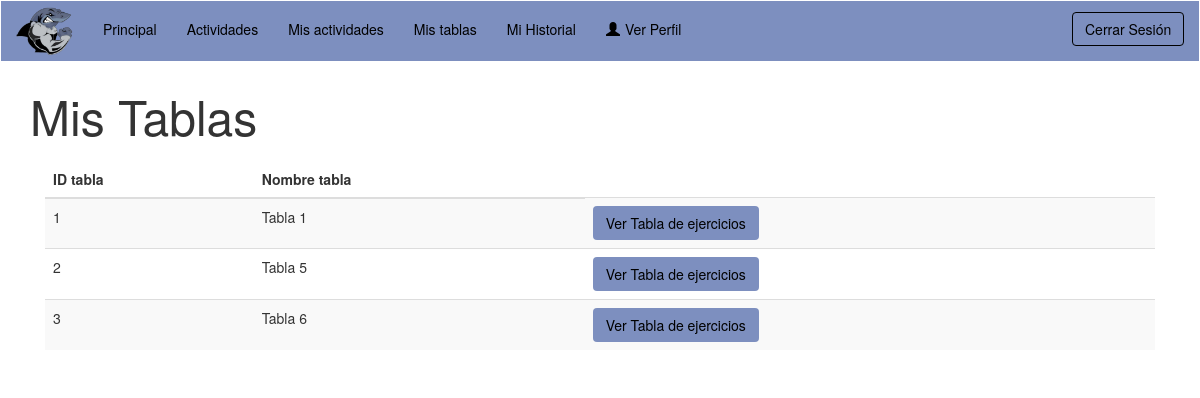
/vistas/v_misTablas.php (signed in), run on the app's committed database.
### tables this page shows
CREATE TABLE `deportista_tiene_tabla` (
  `Tabla_idTabla` int(11) NOT NULL,
  `Usuario_DNI` varchar(9) NOT NULL
);

CREATE TABLE `tabla` (
  `idTabla` int(11) NOT NULL,
  `nombre` varchar(45) NOT NULL,
  `tipo` varchar(25) NOT NULL,
  `instrucciones` varchar(140) DEFAULT NULL
);

### modelos/m_gestionarTablas.php (called while the page is built, shortened)
<?php
  require_once '../controladores/c_tabla.php';
  class m_gestionarTablas{
  public function getDatosTabla($id)
	{
		$bd = conexion_BD();
		$r = $bd->query("SELECT * FROM tabla WHERE idTabla='".$id."'");
		mysqli_data_seek ($r, 0);
		$extraido= mysqli_fetch_array($r);
		return $extraido;
	}
    public function getTablasDeportista($dni)
    {
	$bd = conexion_BD();
      $sql = "SELECT * FROM deportista_tiene_tabla WHERE Usuario_dni='$dni'";
      $r = mysqli_query($bd, $sql);
		  return $r;
    }
  }
  ?>

### controladores/c_tabla.php (called while the page is built, shortened)
<?php
require_once '../modelos/m_gestionarTablas.php';
class c_tabla
{
	public static function devolverDatosTabla($id)
  {
  	$modelo_gestionarTablas = new m_gestionarTablas();
    if($modelo_gestionarTablas->comprobarTabla($id))
    {
		    return $modelo_gestionarTablas->getDatosTabla($id);
  	}
  }
  public static function getTablasDeportista()
  {
    $dni = $_SESSION['userID'];
    $modelo_gestionarTablas = new m_gestionarTablas();
		return $modelo_gestionarTablas->getTablasDeportista($dni);
  }
}
?>

### vistas/v_misTablas.php (the view, shortened to what this page needs)
<?php
  require_once '../controladores/c_tabla.php';
  $result = c_tabla::getTablasDeportista();
  if(isset($_SESSION['userID']) && $_SESSION['userType'] == 'Deportista' && $_SESSION['connected'] == true){
?>
  <!DOCTYPE html>
<html lang="en">
  <head>
    <link href="../css/bootstrap.min.css" rel="stylesheet">
    <link href="../css/navbar2.css" rel="stylesheet">
    <link href="../css/botonesGestionar.css" rel="stylesheet">
  </head>
  <body>
    <header>
      <nav class="navbar navbar-default1">
        <div class="container-fluid">
          <div class="navbar-header">
            <a class="navbar-brand" href="#"><img src="../images/navbar-footer/tiburonlogo.png" style="margin-top:-10px;"></img></a>
          </div>
          <div class="collapse navbar-collapse" id="bs-example-navbar-collapse-1" style="margin-top: 3px;">
            <ul class="nav navbar-nav">
        <li class="current"><a href="../vistas/v_deportista.php">Principal</a></li>
        <li><a href="../vistas/v_gestionarActividades.php">Actividades</a></li>
        <li><a href="../vistas/v_misActividades.php">Mis actividades</a></li>
        <li><a href="../vistas/v_misTablas.php">Mis tablas</a></li>
        <li><a href="../vistas/v_miHistorial.php">Mi Historial</a></li>
        <li><a href="../vistas/v_verPerfil.php" id="botonPerfil"><span class="glyphicon glyphicon-user" aria-hidden="true" style="margin-right: 5px;"></span>Ver Perfil</a></li>
            </ul>
             <ul class="nav navbar-nav navbar-right">
      <div class="form-group">
        <button id="modalButton" type="button" class="btn btn-default1" data-toggle="modal" data-target=".bs-example-modal-sm" style="margin-left: 10px;">Cerrar Sesi&oacuten</button>
      </div>
    </ul>
      </nav>
    </header>
	 <div class="container">
      <p style="font-size: -webkit-xxx-large;" id="actividades">Mis Tablas</p>
      <div class="table-responsive col-xs-12 col-sm-12 col-md-12 col-lg-12">
        <table class="table table-striped">
         <thead>
            <tr>
              <th><b>ID tabla</b></th>
               <th><b>Nombre tabla</b></th>
            </tr>
          </thead>
          <tbody>
            <?php
              foreach ($result as $reg) {
            ?>
            <tr>
              <td><?php echo $reg['Tabla_idTabla'];?></td>
                <?php $aux=c_tabla::devolverDatosTabla($reg['Tabla_idTabla']); ?>
              <td><?php echo $aux['nombre'] ?></td>
              <td>
                <a href="v_verTablaDeportista.php?id=<?php echo $reg['Tabla_idTabla'] ;?>" style="text-decoration: none;"><button id="botonVer" type="button" class="btn btn-default2" >Ver Tabla de ejercicios</button></a>
              </td>
			  </tr>
			  </body>
</html>
			  <?php
            }
}
?>

### css/navbar2.css (style rules this page uses)
.container-fluid, #ulDrop { background-color: #7d8fbf; color: black; }
a { color: black; }
#op1, #op2, #op3, #op4, #botonGestUsu, #botonPerfil { color: black; }
#botonVer { background-color: #7d8fbf; color: black; }
#modalButton { margin-top: 8px; color: 7d8fbf; border-color:black; }
button.btn.btn-default1 { display: inline-block; vertical-align: middle; -webkit-transform: perspective(1px) translateZ(0); transform: perspective(1px) translateZ(0); box-shadow: 0 0 1px transparent; position: relative; overflow: hidden; background-color: transparent; border-style: solid; border-color: black; }
button.btn.btn-default1:before { content: ""; position: absolute; z-index: -1; left: 0; right: 100%; top: 0; background: #FFF; height: 4px; -webkit-transition-property: right; transition-property: right; -webkit-transition-duration: 0.3s; transition-duration: 0.3s; -webkit-transition-timing-function: ease-out; transition-timing-function: ease-out; }

### data on the page
deportista_tiene_tabla: Tabla_idTabla "1", tabla.nombre "Tabla 1"
deportista_tiene_tabla: Tabla_idTabla "2", tabla.nombre "Tabla 5"
deportista_tiene_tabla: Tabla_idTabla "3", tabla.nombre "Tabla 6"
